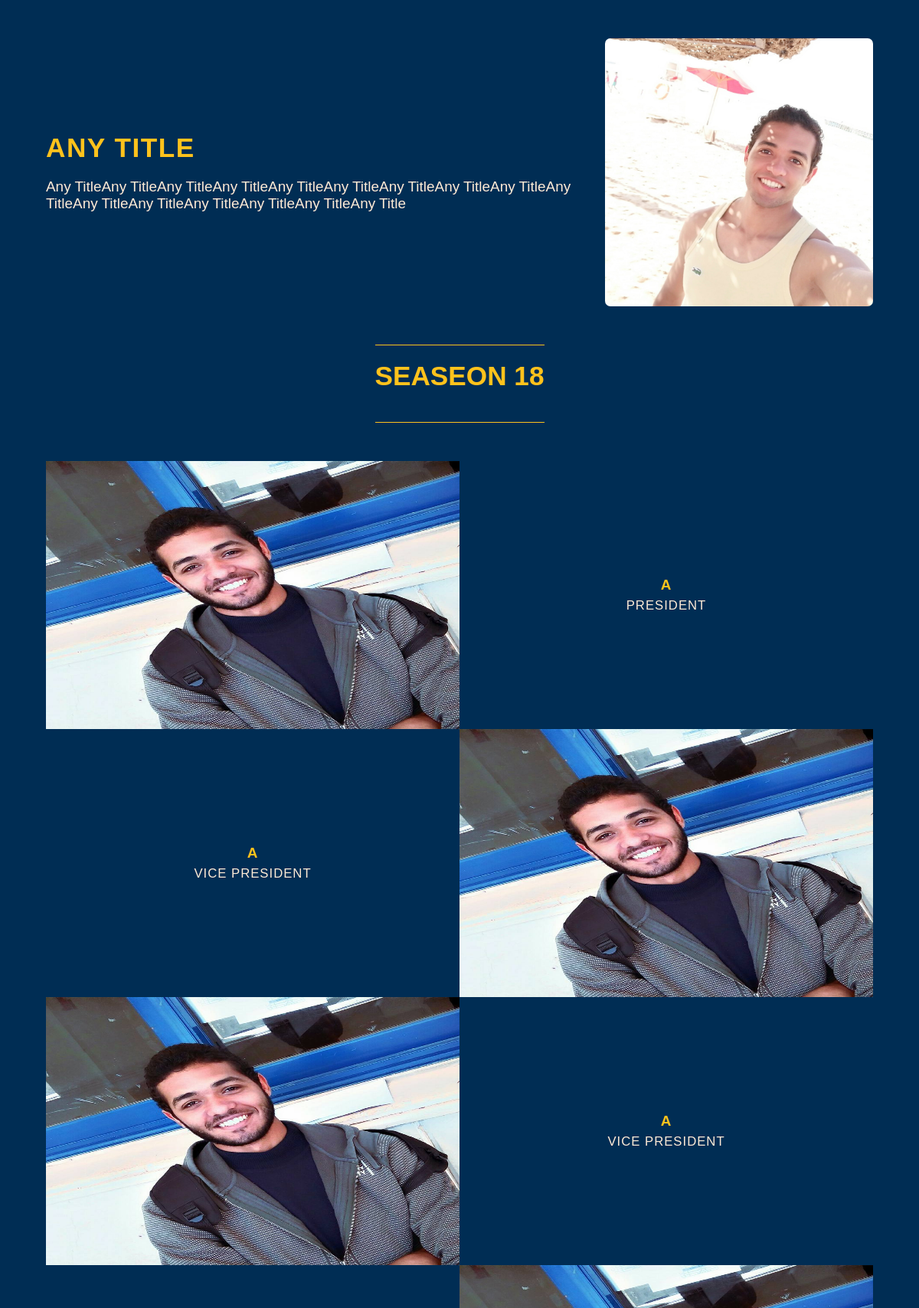
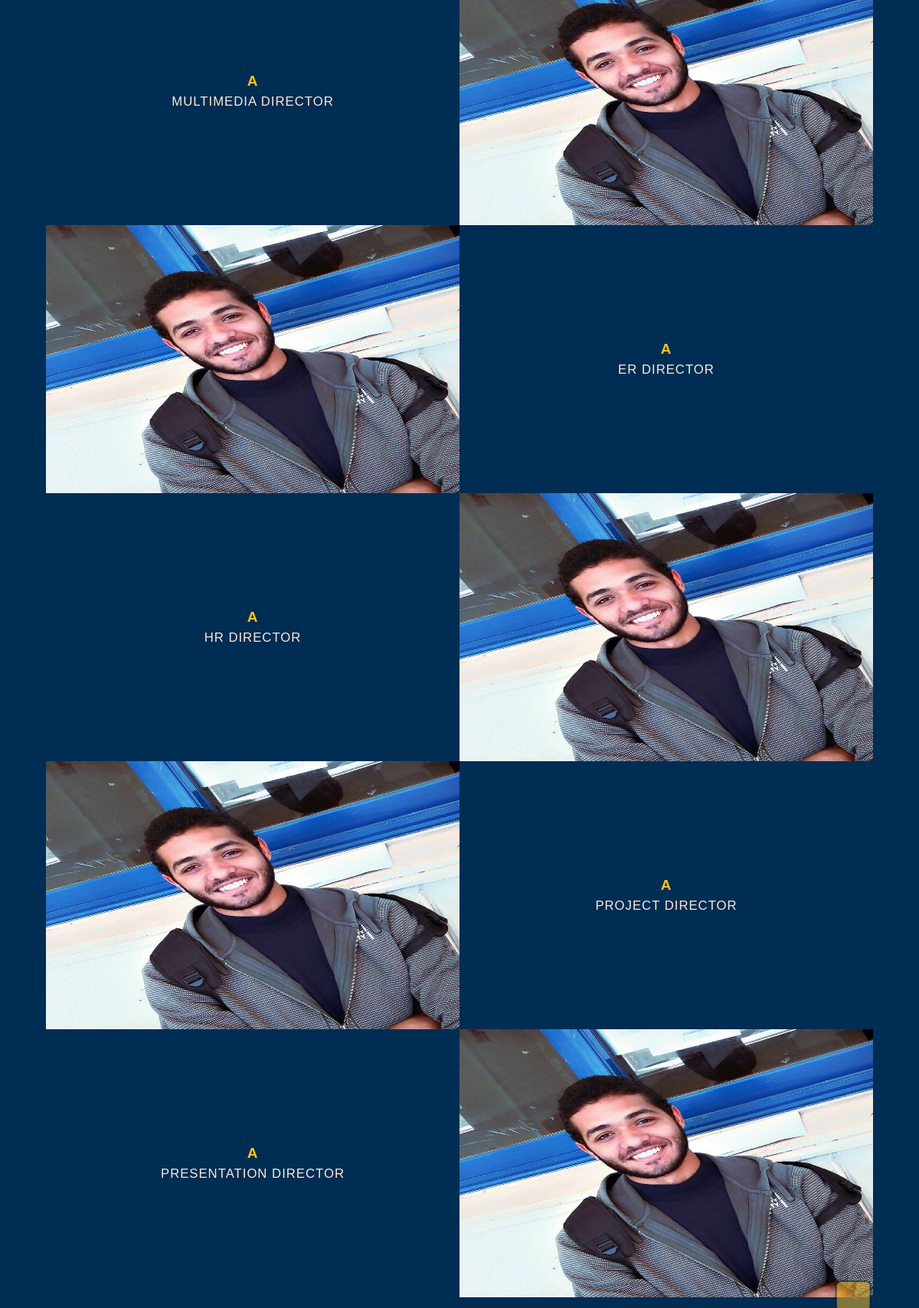
Page /history/1/ (upper part) on the committed database (2 pictures, top to bottom).
### website/models.py (models this page shows, shortened)
class summary(models.Model):
    season = models.IntegerField()
    title = models.CharField(max_length=100,null=True,blank=True)
    text = models.TextField()
    img = models.ImageField(upload_to='summary-imgs',null=True,blank=True)

class all_seasons_board(models.Model):
    season = models.IntegerField()
    summary_plan = models.ForeignKey('summary', on_delete=models.CASCADE)
    president = models.CharField(max_length=50)
    president_img = models.ImageField(upload_to='all-seasons-board-imgs')
    vice_1 = models.CharField(max_length=50)
    vice_1_img = models.ImageField(upload_to='all-seasons-board-imgs')
    vice_2 = models.CharField(max_length=50)
    vice_2_img = models.ImageField(upload_to='all-seasons-board-imgs')
    vice_3 = models.CharField(max_length=50,blank=True,null=True)
    vice_3_img = models.ImageField(upload_to='all-seasons-board-imgs',blank=True,null=True)
    multimedia = models.CharField(max_length=50)
    multimedia_img = models.ImageField(upload_to='all-seasons-board-imgs')
    hr = models.CharField(max_length=50)
    hr_img = models.ImageField(upload_to='all-seasons-board-imgs')
    er = models.CharField(max_length=50)
    er_img = models.ImageField(upload_to='all-seasons-board-imgs')
    project = models.CharField(max_length=50)
    project_img = models.ImageField(upload_to='all-seasons-board-imgs')
    presentation = models.CharField(max_length=50)
    presentation_img = models.ImageField(upload_to='all-seasons-board-imgs')

### website/views.py (the view)
# urls.py: path('history/<id>/',views.summary_page),
def summary_page(request,id):
    sponser = sponsers.objects.all()
    try:
        sum = summary.objects.get(id=id)
        board = all_seasons_board.objects.get(summary_plan=id)
        context = {
            'sum':sum,
            'board':board,
            'sponser':sponser,
        }
        return render(request,'season.html',context)
    except:
        context = {
            'sponser': sponser,
        }
        return render(request,'not-available.html',context)

### website/templates/season.html (shortened to what this page needs)
{% load static %}
<!DOCTYPE html>
<html lang="en">
<head>
    <link href="{% static 'css/season.css' %}" rel="stylesheet">
</head>
<body>
<section id="project">
    <a class="btn-main" href="/"><</a>
    <div class="container">
        <div class="content">
            <h2 class="project-title">
                {{sum.title}}
            </h2>
            <p class="project-desc">
                {{sum.text}}
            </p>
        </div>
        <div class="img-wrapper">
            <img alt="Project Image" class="img-trigger img-container"
                 data-image="{{sum.img.url}}"
                 data-trigger="image-modal" height="350"
                 src="{{sum.img.url}}"
                 width="350">
        </div>
    </div>
</section>
<section id="board">
    <div class="container">
        <div class="content">
            <h2 class="board-header">
                Seaseon {{sum.season}}
            </h2>
        </div>
        <div class="board-members">
            <div class="card">
                <img alt="president" class="card-img" height="350" src="{{board.president_img.url}}" width="350">
                <div class="card-content">
                    <h3 class="card-name">
                        {{board.president}}
                    </h3>
                    <p class="card-title">
                        President
                    </p>
                </div>
            </div>
            <div class="card reverse">
                <img alt="president" class="card-img" height="350" src="{{board.vice_1_img.url}}" width="350">
                <div class="card-content">
                    <h3 class="card-name">
                        {{board.vice_1}}
                    </h3>
                    <p class="card-title">
                        Vice President
                    </p>
                </div>
            </div>
            <div class="card">
                <img alt="president" class="card-img" height="350" src="{{board.vice_2_img.url}}" width="350">
                <div class="card-content">
                    <h3 class="card-name">
                        {{board.vice_2}}
                    </h3>
                    <p class="card-title">
                        Vice President
                    </p>
                </div>
            </div>
            <div class="card reverse">
                <img alt="president" class="card-img" height="350" src="{{board.multimedia_img.url}}" width="350">
                <div class="card-content">
                    <h3 class="card-name">
                        {{board.multimedia}}
                    </h3>
                    <p class="card-title">
                        Multimedia Director
                    </p>
                </div>
            </div>
            <div class="card">
                <img alt="president" class="card-img" height="350" src="{{board.er_img.url}}" width="350">
                <div class="card-content">
                    <h3 class="card-name">
                        {{board.er}}
                    </h3>
                    <p class="card-title">
                        ER Director
                    </p>
                </div>
            </div>
            <div class="card reverse">
                <img alt="president" class="card-img" height="350" src="{{board.hr_img.url}}" width="350">
                <div class="card-content">
                    <h3 class="card-name">
                        {{board.er}}
                    </h3>
                    <p class="card-title">
                        HR Director
                    </p>
                </div>
            </div>
            <div class="card">
                <img alt="president" class="card-img" height="350" src="{{board.project_img.url}}" width="350">
                <div class="card-content">
                    <h3 class="card-name">
                        {{board.project}}
                    </h3>
                    <p class="card-title">
                        Project Director
                    </p>
                </div>
            </div>
            <div class="card reverse">
                <img alt="president" class="card-img" height="350" src="{{board.presentation_img.url}}" width="350">
                <div class="card-content">
                    <h3 class="card-name">
                        {{board.presentation}}
                    </h3>
                    <p class="card-title">
                        Presentation Director
                    </p>
                </div>
            </div>
        </div>
    </div>
</section>
</body>
</html>

### static/css/season.css (style rules this page uses)
* { padding: 0; margin: 0; box-sizing: border-box; overflow-x: hidden; }
body { background: #002d54; font-size: 22px; font-family: "Poppins Medium", sans-serif; }
a { color: #ffead6; text-decoration: none; }
.container { width: 90%; height: 100%; margin: 0 auto; }
#project { position: relative; width: 100vw; margin: 50px auto; }
#project .btn-main { position: fixed; bottom: 10%; right: 5%; transform: translateY(-10%) translateX(-5%); padding: 5px 15px; background: #ffc21c; color: #ffead6; border: 2px solid #001a30; border-radius: 7px; opacity: 0.5; transition: all 0.3s ease; z-index: 3; }
#project .container { display: flex; justify-content: space-between; align-items: center; flex-wrap: wrap; }
#project .content { flex: 2; margin-right: 20px; }
#project .content .project-title { color: #ffc21c; font-size: 1.6em; text-transform: uppercase; letter-spacing: 1.5px; margin-bottom: 20px; }
#project .content .project-desc { font-size: 0.86em; color: #ffead6; }
#project .img-wrapper { width: 350px; height: 350px; overflow: hidden; border-radius: 7px; }
#project .img-wrapper .img-container { width: 100%; height: 100%; flex: 1; cursor: zoom-in; object-fit: cover; transition: transform 0.3s ease-out; }
#board { margin: 50px auto; }
#board .container { display: flex; flex-direction: column; justify-content: center; align-items: center; text-align: center; }
#board .content { border-top: 1px solid #ffc21c; border-bottom: 1px solid #ffc21c; margin-bottom: 50px; padding: 20px 0; }
#board .content .board-header { color: #ffc21c; text-transform: uppercase; font-size: 1.6em; margin-bottom: 20px; }
#board .board-members { width: 100%; display: flex; flex-direction: column; justify-content: center; align-items: center; flex-wrap: wrap; }
#board .board-members .card { display: flex; justify-content: space-between; align-items: center; flex-wrap: wrap; width: 100%; height: 350px; }
#board .board-members .card .card-img { flex: 1; height: 100%; width: 100%; overflow: hidden; object-fit: fill; }
#board .board-members .card .card-content { flex: 1; }
#board .board-members .card .card-content .card-name { color: #ffc21c; font-size: 0.86em; text-transform: uppercase; letter-spacing: 1px; margin-bottom: 6px; }
#board .board-members .card .card-content .card-title { color: #ffead6; text-transform: uppercase; font-size: 0.76em; letter-spacing: 1px; }
#board .board-members .reverse { flex-direction: row-reverse; }

### rows in the picture
summary: title "ANY TITLE", text "Any TitleAny TitleAny TitleAny TitleAny TitleAny TitleAny TitleAny TitleAny TitleAny TitleAny TitleAny TitleAny TitleAny TitleAny TitleAny Title", img (picture), season "18"
all_seasons_board: president_img (picture), president "A", vice_1_img (picture), vice_1 "A", vice_2_img (picture), vice_2 "A", multimedia_img (picture), multimedia "A", er_img (picture), er "A", hr_img (picture), project_img (picture), project "A", presentation_img (picture), presentation "A"
